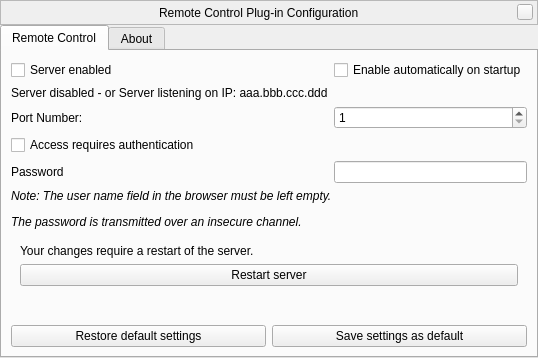
<?xml version="1.0" encoding="UTF-8"?>
<ui version="4.0">
 <class>remoteControlDialog</class>
 <widget class="QWidget" name="remoteControlDialog">
  <property name="geometry">
   <rect>
    <x>0</x>
    <y>0</y>
    <width>530</width>
    <height>358</height>
   </rect>
  </property>
  <property name="windowTitle">
   <string>Remote Control Configuration</string>
  </property>
  <layout class="QVBoxLayout" name="verticalLayout_2">
   <property name="spacing">
    <number>0</number>
   </property>
   <property name="leftMargin">
    <number>0</number>
   </property>
   <property name="topMargin">
    <number>0</number>
   </property>
   <property name="rightMargin">
    <number>0</number>
   </property>
   <property name="bottomMargin">
    <number>0</number>
   </property>
   <item>
    <widget class="BarFrame" name="TitleBar">
     <property name="sizePolicy">
      <sizepolicy hsizetype="Expanding" vsizetype="Fixed">
       <horstretch>0</horstretch>
       <verstretch>0</verstretch>
      </sizepolicy>
     </property>
     <property name="minimumSize">
      <size>
       <width>530</width>
       <height>25</height>
      </size>
     </property>
     <property name="maximumSize">
      <size>
       <width>16777215</width>
       <height>25</height>
      </size>
     </property>
     <property name="focusPolicy">
      <enum>Qt::NoFocus</enum>
     </property>
     <property name="autoFillBackground">
      <bool>false</bool>
     </property>
     <property name="frameShape">
      <enum>QFrame::StyledPanel</enum>
     </property>
     <layout class="QHBoxLayout">
      <property name="spacing">
       <number>0</number>
      </property>
      <property name="leftMargin">
       <number>0</number>
      </property>
      <property name="topMargin">
       <number>0</number>
      </property>
      <property name="rightMargin">
       <number>4</number>
      </property>
      <property name="bottomMargin">
       <number>0</number>
      </property>
      <item>
       <spacer>
        <property name="orientation">
         <enum>Qt::Horizontal</enum>
        </property>
        <property name="sizeHint" stdset="0">
         <size>
          <width>40</width>
          <height>20</height>
         </size>
        </property>
       </spacer>
      </item>
      <item>
       <widget class="QLabel" name="stelWindowTitle">
        <property name="text">
         <string>Remote Control Plug-in Configuration</string>
        </property>
       </widget>
      </item>
      <item>
       <spacer>
        <property name="orientation">
         <enum>Qt::Horizontal</enum>
        </property>
        <property name="sizeHint" stdset="0">
         <size>
          <width>40</width>
          <height>20</height>
         </size>
        </property>
       </spacer>
      </item>
      <item>
       <widget class="QPushButton" name="closeStelWindow">
        <property name="minimumSize">
         <size>
          <width>16</width>
          <height>16</height>
         </size>
        </property>
        <property name="maximumSize">
         <size>
          <width>16</width>
          <height>16</height>
         </size>
        </property>
        <property name="focusPolicy">
         <enum>Qt::NoFocus</enum>
        </property>
        <property name="text">
         <string/>
        </property>
       </widget>
      </item>
     </layout>
    </widget>
   </item>
   <item>
    <widget class="QTabWidget" name="tabs">
     <property name="currentIndex">
      <number>0</number>
     </property>
     <property name="documentMode">
      <bool>false</bool>
     </property>
     <widget class="QWidget" name="settingsTab">
      <attribute name="title">
       <string>Remote Control</string>
      </attribute>
      <layout class="QFormLayout" name="formLayout">
       <item row="7" column="0">
        <widget class="QLabel" name="label">
         <property name="text">
          <string>Port Number:</string>
         </property>
         <property name="buddy">
          <cstring>portNumberSpinBox</cstring>
         </property>
        </widget>
       </item>
       <item row="14" column="0">
        <spacer name="verticalSpacer_3">
         <property name="orientation">
          <enum>Qt::Vertical</enum>
         </property>
         <property name="sizeHint" stdset="0">
          <size>
           <width>20</width>
           <height>120</height>
          </size>
         </property>
        </spacer>
       </item>
       <item row="15" column="0" colspan="2">
        <layout class="QHBoxLayout" name="horizontalLayout_7">
         <item>
          <widget class="QPushButton" name="restoreDefaultsButton">
           <property name="sizePolicy">
            <sizepolicy hsizetype="Expanding" vsizetype="Fixed">
             <horstretch>0</horstretch>
             <verstretch>0</verstretch>
            </sizepolicy>
           </property>
           <property name="text">
            <string>Restore default settings</string>
           </property>
          </widget>
         </item>
         <item>
          <widget class="QPushButton" name="saveSettingsButton">
           <property name="sizePolicy">
            <sizepolicy hsizetype="Expanding" vsizetype="Fixed">
             <horstretch>0</horstretch>
             <verstretch>0</verstretch>
            </sizepolicy>
           </property>
           <property name="text">
            <string>Save settings as default</string>
           </property>
          </widget>
         </item>
        </layout>
       </item>
       <item row="8" column="0" colspan="2">
        <widget class="QCheckBox" name="passwordCheckBox">
         <property name="text">
          <string>Access requires authentication</string>
         </property>
        </widget>
       </item>
       <item row="9" column="0">
        <widget class="QLabel" name="label_2">
         <property name="text">
          <string>Password</string>
         </property>
         <property name="buddy">
          <cstring>passwordEdit</cstring>
         </property>
        </widget>
       </item>
       <item row="9" column="1">
        <widget class="QLineEdit" name="passwordEdit"/>
       </item>
       <item row="10" column="0" colspan="2">
        <widget class="QLabel" name="label_3">
         <property name="font">
          <font>
           <italic>true</italic>
          </font>
         </property>
         <property name="text">
          <string>&lt;html&gt;&lt;head/&gt;&lt;body&gt;&lt;p&gt;Note: The user name field in the browser must be left empty. &lt;/p&gt;&lt;p&gt;The password is transmitted over an insecure channel.&lt;/p&gt;&lt;/body&gt;&lt;/html&gt;</string>
         </property>
        </widget>
       </item>
       <item row="7" column="1">
        <widget class="QSpinBox" name="portNumberSpinBox">
         <property name="minimum">
          <number>1</number>
         </property>
         <property name="maximum">
          <number>65535</number>
         </property>
        </widget>
       </item>
       <item row="12" column="0" colspan="2">
        <widget class="QWidget" name="restartPanel" native="true">
         <layout class="QVBoxLayout" name="verticalLayout">
          <item>
           <widget class="QLabel" name="label_4">
            <property name="text">
             <string>Your changes require a restart of the server.</string>
            </property>
           </widget>
          </item>
          <item>
           <widget class="QPushButton" name="resetButton">
            <property name="text">
             <string>Restart server</string>
            </property>
           </widget>
          </item>
         </layout>
        </widget>
       </item>
       <item row="2" column="0">
        <widget class="QCheckBox" name="enabledCheckbox">
         <property name="text">
          <string>Server enabled</string>
         </property>
        </widget>
       </item>
       <item row="2" column="1">
        <widget class="QCheckBox" name="activateOnStartCheckBox">
         <property name="enabled">
          <bool>true</bool>
         </property>
         <property name="text">
          <string>Enable automatically on startup</string>
         </property>
        </widget>
       </item>
       <item row="6" column="0">
        <widget class="QLabel" name="label_RemoteRunningState">
         <property name="text">
          <string>Server disabled - or Server listening on IP: aaa.bbb.ccc.ddd</string>
         </property>
        </widget>
       </item>
      </layout>
     </widget>
     <widget class="QWidget" name="aboutTab">
      <attribute name="title">
       <string comment="tab in plugin windows">About</string>
      </attribute>
      <layout class="QVBoxLayout" name="verticalLayout_11">
       <property name="spacing">
        <number>9</number>
       </property>
       <item>
        <widget class="QTextBrowser" name="aboutTextBrowser">
         <property name="openExternalLinks">
          <bool>true</bool>
         </property>
         <property name="openLinks">
          <bool>true</bool>
         </property>
        </widget>
       </item>
      </layout>
     </widget>
    </widget>
   </item>
  </layout>
 </widget>
 <customwidgets>
  <customwidget>
   <class>BarFrame</class>
   <extends>QFrame</extends>
   <header>Dialog.hpp</header>
   <container>1</container>
  </customwidget>
 </customwidgets>
 <resources/>
 <connections/>
</ui>
